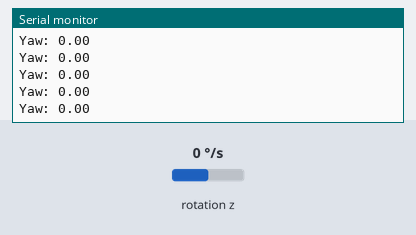
This sketch was run on a simulated Arduino Uno, built with avr-gcc and run on an emulated ATmega328P. Parts: the last lines printed to the serial monitor. Wiring (inferred from the names in the program): MPU-9250 motion sensor at I2C address 0x68. The test bench sets the inputs (shaded band); at power-on: rotation z 0 °/s.

Above: at 1.2 s.
1.3 s: rotation z set to -192 °/s
At 2.3 s:
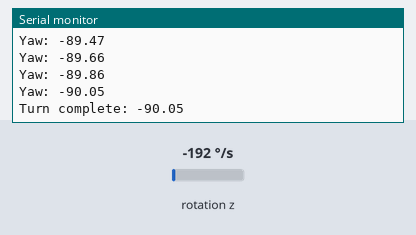
3.2 s: rotation z set to -100 °/s
At 4.3 s:
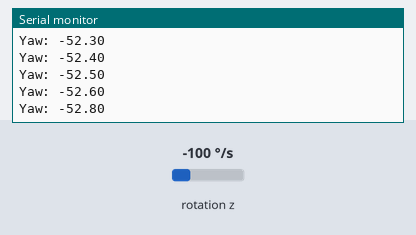
4.7 s: rotation z set to 0 °/s
At 5.8 s:
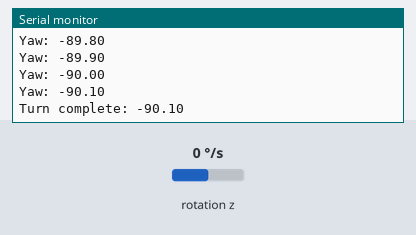
Timing chart, 0 to 6.8 s (numbered marks = the images above; inputs shaded):
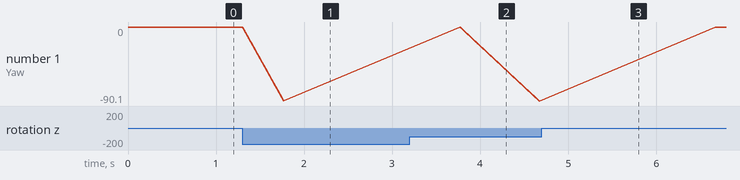

Measured:
- after the input at 1.3 s, the serial monitor: prints a new line at once (image 1)
- plotted number 1: 0 → -90.05 after the input at 1.3 s

The sketch:

MPUzAxisTurn.ino
```cpp
#include <Wire.h>

#define MPU_ADDR 0x68
#define PWR_MGMT_1  0x6B
#define GYRO_CONFIG 0x1B
#define GYRO_ZOUT_H 0x47

unsigned long lastTime;

// === Initialize MPU9250 ===
void initMPU() {
  Wire.begin();

  // Wake up
  Wire.beginTransmission(MPU_ADDR);
  Wire.write(PWR_MGMT_1);
  Wire.write(0x00);
  Wire.endTransmission();

  // Gyro ±250 dps
  Wire.beginTransmission(MPU_ADDR);
  Wire.write(GYRO_CONFIG);
  Wire.write(0x00);
  Wire.endTransmission();
}

// === Read raw gyro Z (deg/sec) ===
float readGyroZ() {
  Wire.beginTransmission(MPU_ADDR);
  Wire.write(GYRO_ZOUT_H);
  Wire.endTransmission(false);
  Wire.requestFrom(MPU_ADDR, 2, true);

  int16_t gz_raw = Wire.read() << 8 | Wire.read();
  return gz_raw / 131.0;  // dps
}

// === Turn by target angle ===
void turnByAngle(float targetAngleDeg) {
  float yaw = 0;
  lastTime = millis();

  // Decide direction
  if (targetAngleDeg > 0) {
    // Turning right
    // setMotorRight();   // your motor code here
  } else {
    // Turning left
    // setMotorLeft();
  }

  while (abs(yaw) < abs(targetAngleDeg)) {
    float gz_dps = readGyroZ();

    unsigned long now = millis();
    float dt = (now - lastTime) / 1000.0;
    lastTime = now;

    yaw += gz_dps * dt;

    Serial.print("Yaw: ");
    Serial.println(yaw);
  }

  // Stop motors after turn
  // stopMotors();

  Serial.print("Turn complete: ");
  Serial.println(yaw);
}

void setup() {
  Serial.begin(115200);
  Wire.begin();
  initMPU();
  Serial.println("MPU Initialized!");
}

void loop() {
  // Example usage:
  turnByAngle(90);   // right turn
  delay(2000);

  turnByAngle(-90);  // left turn
  delay(2000);

  turnByAngle(180);  // U-turn
  delay(2000);
}
```
